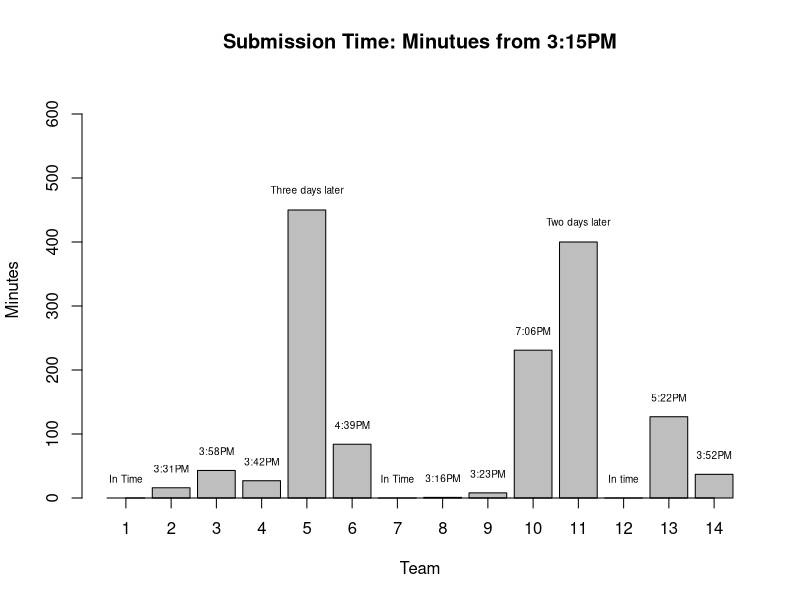
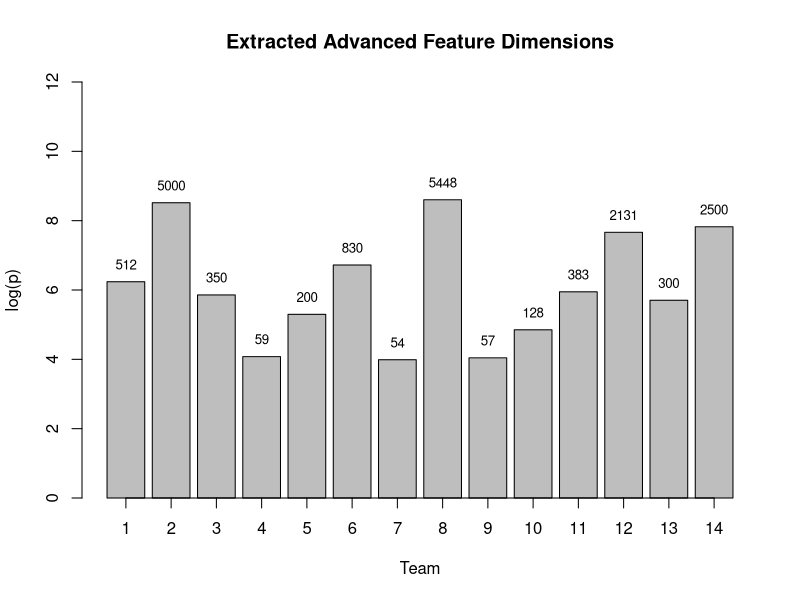
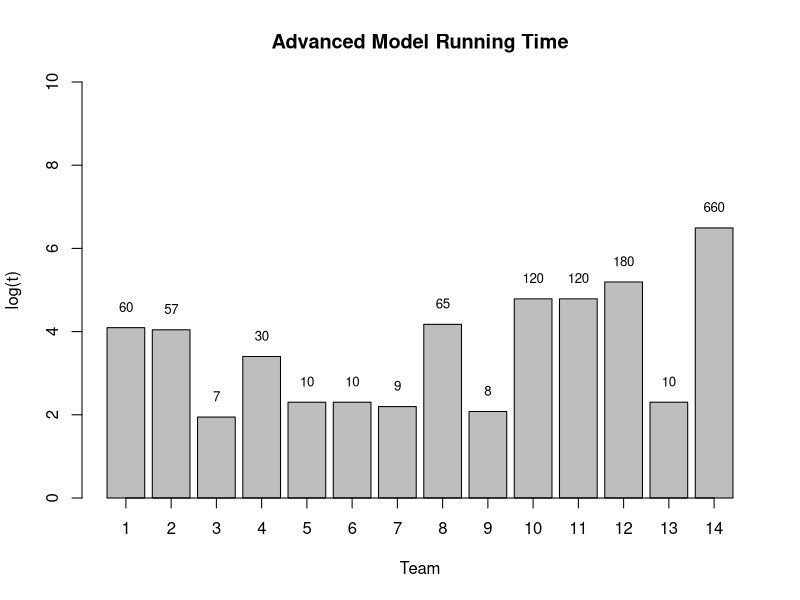
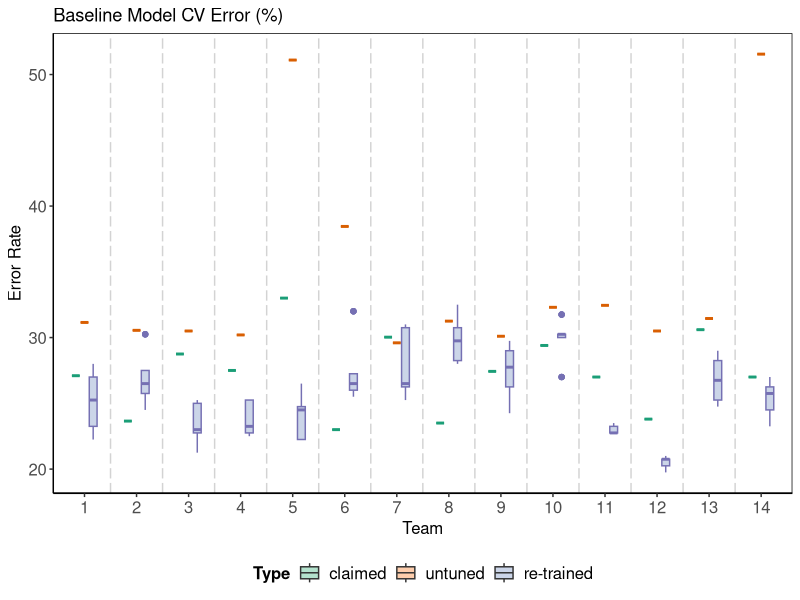
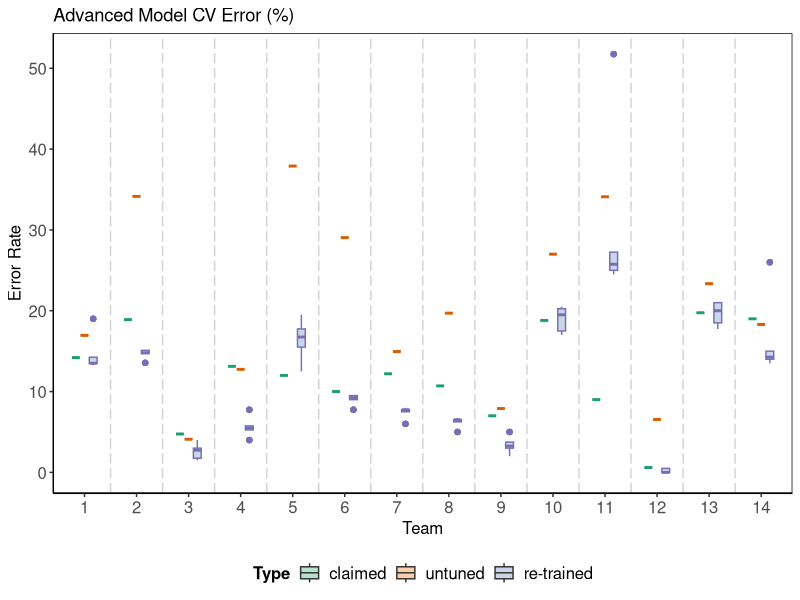

Write R code to recreate these figures, in order.
## ---- chunk 1
# run Results.R first
submitTime <- c(0, 16, 43, 27, 450, 84, 0, 1, 8, 231, 400, 0, 127, 37)
submitTime_label <- c("In Time", "3:31PM", "3:58PM", "3:42PM", "Three days later", "4:39PM", "In Time", "3:16PM", "3:23PM", "7:06PM", "Two days later", "In time", "5:22PM", "3:52PM")

bar_time <- barplot(submitTime, main="Submission Time: Minutues from 3:15PM",
        xlab="Team", ylab="Minutes", ylim=c(0, 650))
text(bar_time, submitTime+30, submitTime_label, cex=0.6)
axis(1, bar_time, labels=as.character(1:14))
## ---- chunk 2
featureDim_bl <- c(512, 5000, 350, 59, 200, 830, 54, 5448, 57, 128, 383, 2131, 300, 2500)
log_featureDim_bl <- log(featureDim_bl)
bar_dim_bl <- barplot(log_featureDim_bl, main="Extracted Advanced Feature Dimensions",
                       xlab="Team", ylab="log(p)", ylim=c(0, 12))
text(bar_dim_bl, log_featureDim_bl+0.5, as.character(featureDim_bl), cex=0.8)
axis(1, bar_time, labels=as.character(1:14))
## ---- chunk 3
# run Results.R first
RunningTime <- c(60, 57, 7, 30, 10, 10, 9, 65, 8, 120, 120, 180, 10, 660)
log_RunningTime <- log(RunningTime)
bar_time <- barplot(log_RunningTime, main="Advanced Model Running Time",
        xlab="Team", ylab="log(t)", ylim=c(0, 10))
text(bar_time, log_RunningTime+0.5, as.character(RunningTime), cex=0.8)
axis(1, bar_time, labels=as.character(1:14))
## ---- chunk 4
# data saved in Results.R
err_claimed <- c(0.271, 0.2365, 0.2875, 0.275, 0.33, 0.23, 0.3003, 0.235, 0.2743, 0.294, 0.27, 0.238, 0.306, 0.27)
err_adv_claimed <- rep(err_claimed, each=20)
CV_error_baseline <- c(
  0.2525, 0.2225, 0.28, 0.27, 0.2325,
  0.245, 0.2575, 0.275, 0.265, 0.3025,
  0.25, 0.2525, 0.2275, 0.2125, 0.23,
  0.2325, 0.2275, 0.2525, 0.2525, 0.225,
  0.2225, 0.2475, 0.2450, 0.2225, 0.2650,
  0.26, 0.255, 0.32, 0.265, 0.2725,
  0.2625, 0.3075, 0.265, 0.2525, 0.3100,
  0.28, 0.325, 0.2975, 0.2825, 0.3075,
  0.2425, 0.2975, 0.2775, 0.2625, 0.29,
  0.3025, 0.3175, 0.3, 0.27, 0.3025,
  0.2275, 0.2325, 0.2275, 0.2275, 0.235,
  0.21, 0.2025, 0.2075, 0.2075, 0.1975,
  0.2525, 0.29, 0.2675, 0.2475, 0.2825,
  0.2625, 0.2575, 0.27, 0.2325, 0.245
)
# load("label_eval.RData")
# load("pred_untuned.RData")
# ind_fun <- which(is.na(label_eval))
err_untuned <- c(0.3115, 0.3055, 0.305, 0.302, 0.511, 0.3845, 0.296, 0.3125, 0.301, 0.323, 0.3245, 0.305, 0.3145, 0.5155)
err_adv_untuned <- rep(err_untuned  , each=20)

type_names <- c("claimed", "untuned", "re-trained")
# team_names <- paste0("Team ", 1:12)
team_names <- 1:14
# load("output_proj3.RData")
err_adv_all <- data.frame(Team=rep(rep(team_names, each=20), times=3), 
  					  Type=rep(type_names, each=280),
						  Error= c(err_adv_claimed, err_adv_untuned, rep(CV_error_baseline, each = 4))) #as.vector(t(output$err_adv_retrained))))

err_adv_all$Type <- factor(err_adv_all$Type, levels= type_names)
err_adv_all$Team <- factor(err_adv_all$Team, levels= team_names)


err_adv_all$Error <- err_adv_all$Error*100

type_names <- c("claimed", "untuned", "re-trained")
team_names <- paste0("Team ", 1:14)

library(ggplot2)
(ggplot(err_adv_all, aes(y = Error, x = Team, fill = Type, colour = Type)) 
+ geom_boxplot(width=0.5,outlier.colour = NULL)
#+ scale_alpha_continuous(guide=FALSE, range=c(0.01,0.99))
+theme(axis.line = element_line(colour = "black"),
      panel.grid.major = element_blank(),
      panel.grid.minor = element_blank(),
      panel.border = element_rect(colour = "black", fill=NA),
      axis.text=element_text(size=12),
      axis.title=element_text(size=12),
      legend.text=element_text(size=12),
      legend.title=element_text(size=12, face="bold"),
      legend.position="bottom",
      strip.text.y = element_text(size = 13, face="bold"),
      panel.background = element_blank())
+ labs(title="Baseline Model CV Error (%)", x="Team", y="Error Rate")
+ scale_colour_brewer(palette = "Dark2", guide = FALSE)
+ scale_fill_brewer(palette = "Pastel2", labels=type_names, guide = guide_legend(title = "Type"))
+ geom_vline(xintercept = seq(1.5, 13.5, 1), linetype = "longdash", colour="lightgrey")) 

## ---- chunk 5
err_claimed <- c(0.142, 0.189, 0.0475, 0.1312, 0.12, 0.10, 0.122, 0.107, 0.07, 0.188, 0.09, 0.006, 0.1975, 0.19)
err_adv_claimed <- rep(err_claimed, each=20)
CV_error_adv <- c(
  0.135, 0.1425, 0.19, 0.1325, 0.135,
  0.1480, 0.1470, 0.1510, 0.1355, 0.1510,
  0.0175, 0.04, 0.03, 0.015, 0.0275,
  0.04, 0.0525, 0.0775, 0.055, 0.0575,
  0.1675, 0.1250, 0.1775, 0.1950, 0.1550,
  0.0925, 0.0775, 0.09, 0.095, 0.095,
  0.075, 0.0775, 0.06, 0.0775, 0.08,
  0.0625, 0.065, 0.065, 0.0675, 0.05,
  0.0375, 0.02, 0.03, 0.05, 0.0325,
  0.175, 0.17, 0.205, 0.2025, 0.195,
  0.25, 0.245, 0.5175, 0.2575, 0.2725,
  0, 0.005, 0, 0.005, 0,
  0.1775, 0.185, 0.21, 0.21, 0.2,
  0.26, 0.135, 0.15, 0.1425, 0.14
)
#load("label_eval.RData")
#load("pred_untuned.RData")
# ind_fun <- which(is.na(label_eval))
err_untuned <- c(0.1695, 0.3415, 0.041, 0.1275, 0.379, 0.2905, 0.1495, 0.197, 0.079, 0.27, 0.341, 0.0655, 0.2335, 0.183)
err_adv_untuned <- rep(err_untuned  , each=20)

type_names <- c("claimed", "untuned", "re-trained")
# team_names <- paste0("Team ", 1:12)
team_names <- 1:14
# load("output_proj3.RData")
err_adv_all <- data.frame(Team=rep(rep(team_names, each=20), times=3), 
  					  Type=rep(type_names, each=280),
						  Error= c(err_adv_claimed, err_adv_untuned, rep(CV_error_adv, each = 4))) #as.vector(t(output$err_adv_retrained))))

err_adv_all$Type <- factor(err_adv_all$Type, levels= type_names)
err_adv_all$Team <- factor(err_adv_all$Team, levels= team_names)


err_adv_all$Error <- err_adv_all$Error*100

type_names <- c("claimed", "untuned", "re-trained")
team_names <- paste0("Team ", 1:14)

library(ggplot2)
(ggplot(err_adv_all, aes(y = Error, x = Team, fill = Type, colour = Type)) 
+ geom_boxplot(width=0.5,outlier.colour = NULL)
#+ scale_alpha_continuous(guide=FALSE, range=c(0.01,0.99))
+theme(axis.line = element_line(colour = "black"),
      panel.grid.major = element_blank(),
      panel.grid.minor = element_blank(),
      panel.border = element_rect(colour = "black", fill=NA),
      axis.text=element_text(size=12),
      axis.title=element_text(size=12),
      legend.text=element_text(size=12),
      legend.title=element_text(size=12, face="bold"),
      legend.position="bottom",
      strip.text.y = element_text(size = 13, face="bold"),
      panel.background = element_blank())
+ labs(title="Advanced Model CV Error (%)", x="Team", y="Error Rate")
+ scale_colour_brewer(palette = "Dark2", guide = FALSE)
+ scale_fill_brewer(palette = "Pastel2", labels=type_names, guide = guide_legend(title = "Type"))
+ geom_vline(xintercept = seq(1.5, 13.5, 1), linetype = "longdash", colour="lightgrey")) 

